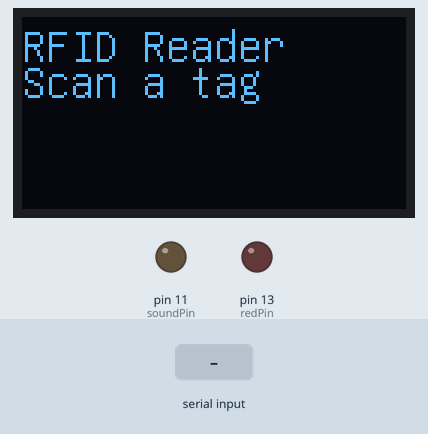
This sketch was run on a simulated Arduino Uno, built with avr-gcc and run on an emulated ATmega328P. Parts: 128×64 one-colour display, output pins drawn as LEDs (lit = HIGH). The inputs (shaded band) are chosen by the test bench. What the sketch prints to the serial monitor is not drawn.

Above: at 1.9 s.
2.0 s: "1" received over the second serial link
At 4.7 s:
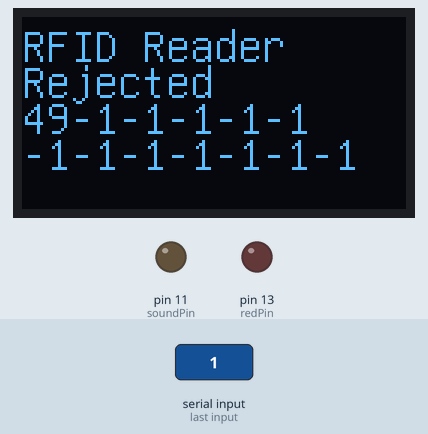
5.0 s: "0" received over the second serial link
At 5.6 s:
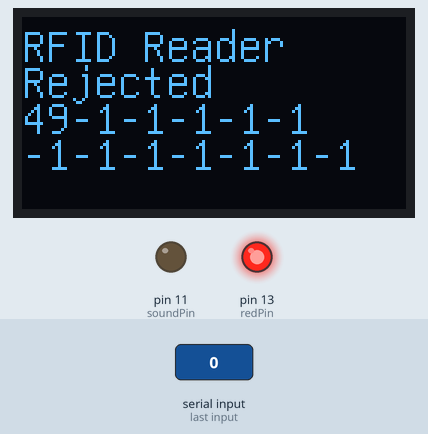
7.6 s: "2" received over the second serial link
At 10.3 s:
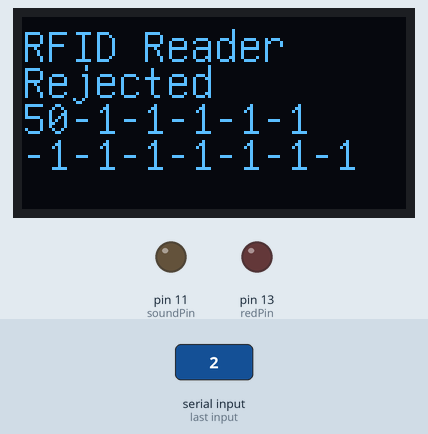
Timing chart, 0 to 11.8 s (numbered marks = the images above; inputs shaded):
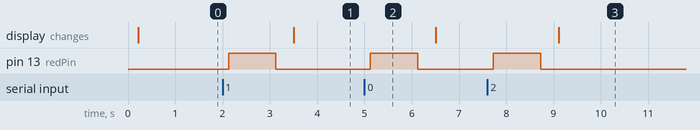

The sketch:

rfid_leostick.ino
```cpp
#include "U8glib.h"


#include <ReceiveOnlySoftwareSerial.h>
/*  visit http://gammon.com.au/Arduino/ReceiveOnlySoftwareSerial.zip
for the single pin SoftwareSerial interface library. Used only if building this on the LeoStick
Otherwise, use SoftwareSerial*/
int data1 = 0;
int ok = -1;

#define redPin 13
#define greenPin 9
#define soundPin 11
#define rxPin 10

//Comment this out to remove Debug Serial messages
#define DEBUG

U8GLIB_SSD1306_128X64 u8g(U8G_I2C_OPT_NONE);
/* blue pin is receiving the reader data, useful for diagnostics */


ReceiveOnlySoftwareSerial RFID(rxPin); // RX only
int const readlength = 13;

int tag1[readlength] =   {0,0,0,0,0,0,0,0,0,0,0,0,0}; //2 tags are defined here
int tag2[readlength] =   {0,0,0,0,0,0,0,0,0,0,0,0,0};
int newtag[readlength] = {0,0,0,0,0,0,0,0,0,0,0,0,0}; // used for read comparisons
String input = "";
String input1 = "";
String input2 = "";
void setup()
{
  RFID.begin(9600);    // start serial to RFID reader
  Serial.begin(9600);  // start serial to PC
  pinMode(soundPin, OUTPUT); // for status LEDs
  pinMode(redPin, OUTPUT);
  if ( u8g.getMode() == U8G_MODE_R3G3B2 ) {
    u8g.setColorIndex(255);     // white
  }
  else if ( u8g.getMode() == U8G_MODE_GRAY2BIT ) {
    u8g.setColorIndex(3);         // max intensity
  }
  else if ( u8g.getMode() == U8G_MODE_BW ) {
    u8g.setColorIndex(1);         // pixel on
  }
  else if ( u8g.getMode() == U8G_MODE_HICOLOR ) {
    u8g.setHiColorByRGB(255,255,255);
  }
  u8g.setFont(u8g_font_unifont);

  u8g.firstPage();
  do {
    draw(15,27,39,51,"Scan a tag","","");
    }
  while(u8g.nextPage());
  delay(500);
}

boolean comparetag(int aa[readlength], int bb[readlength])
{
  boolean ff = false;
  int fg = 0;
  for (int cc = 0 ; cc < readlength ; cc++)
  {
    if (aa[cc] == bb[cc])
    {
      fg++;
    }
  }
  if (fg == readlength)
  {
    ff = true;
  }
  return ff;
}

void checkmytags() // compares each tag against the tag just read
{
  ok = 0; // this variable helps decision-making,
  // if it is 1 we have a match, zero is a read but no match,
  // -1 is no read attempt made
  if (comparetag(newtag, tag1) == true)
  {
    ok++;
  }
  if (comparetag(newtag, tag2) == true)
  {
    ok++;
  }
}

void readTags()
{
  ok = -1;

  if (RFID.available() > 0)
  {
    // read tag numbers
    input = "";
    input1 = "";
    input2 = "";
    delay(100); // needed to allow time for the data to come in from the serial buffer.

    for (int z = 0 ; z < readlength ; z++) // read the rest of the tag
    {
      data1 = RFID.read();

      newtag[z] = data1;
    }
    RFID.flush(); // stops multiple reads

    // do the tags match up?
    checkmytags();
    for(int i = 0; i < readlength; i++) {
         input += newtag[i];
      }
      if(ok != -1) {
        input1 = input.substring(0,12); //set at 12 to allow for text wrap on an OLED screen
        input2 = input.substring(12);
        #ifdef DEBUG
        Serial.println("TAG ID: " + input); //copy this into tag1[] or tag2[]
        Serial.println("part1: " +input1);
        Serial.println("part2: " +input2);
        #endif
      }
     }


  // now do something based on tag type
  if (ok > 0) // if we had a match
  {

    #ifdef DEBUG
    Serial.println("Accepted");
    #endif
    //insert desired commands for successful authentication
    digitalWrite(greenPin,HIGH);
    delay(1000);
    digitalWrite(greenPin,LOW);
    ok = -1;
    clearOLED("Accepted");
  }
  else if (ok == 0) // if we didn't have a match
  {
    #ifdef DEBUG
    Serial.println("Rejected");
    #endif
    //insert desired commands for failed authentication
    digitalWrite(redPin,HIGH);
    delay(1000);
    digitalWrite(redPin, LOW);
    ok = -1;
    clearOLED("Rejected");
  }

}

void loop(void)
{
  readTags();
}

void clearOLED(String option)
{
  u8g.firstPage();
  do {
    draw(15,27,39,51,option,input1,input2);
    }
  while(u8g.nextPage());
  #ifdef DEBUG
  Serial.println("Cleared");
  #endif
  delay(500);
}

void draw(int line1, int line2, int line3, int line4, String string2, String string3, String string4) {
  // graphic commands to redraw the complete screen should be placed here
  //clearOLED();
  u8g.setFont(u8g_font_unifont);
  u8g.drawStr(0,line1,"RFID Reader");
  u8g.drawStr(0,line2,string2.c_str());
  u8g.drawStr(0,line3,string3.c_str());
  u8g.drawStr(0,line4,string4.c_str());
}
```

Measured:
- after the input at 2.0 s, pin 13 (redPin): LOW → HIGH after 0.13 s, → LOW 1.0 s later; the display: changes after 1.5 s (image 1)
- after the input at 5.0 s, pin 13 (redPin): LOW → HIGH after 0.13 s, → LOW 1.0 s later
- after the input at 7.6 s, pin 13 (redPin): LOW → HIGH after 0.13 s, → LOW 1.0 s later; the display: changes after 1.5 s (image 3)
